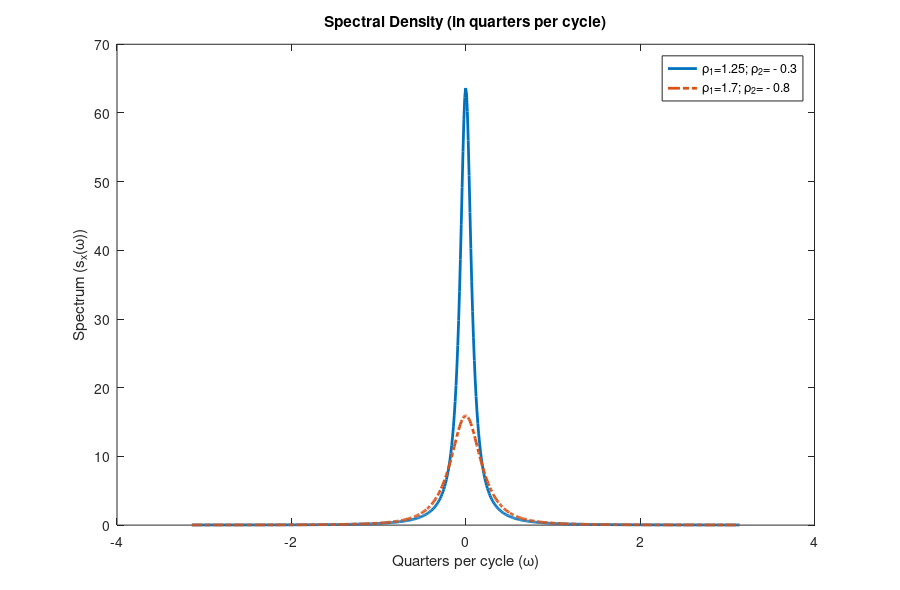
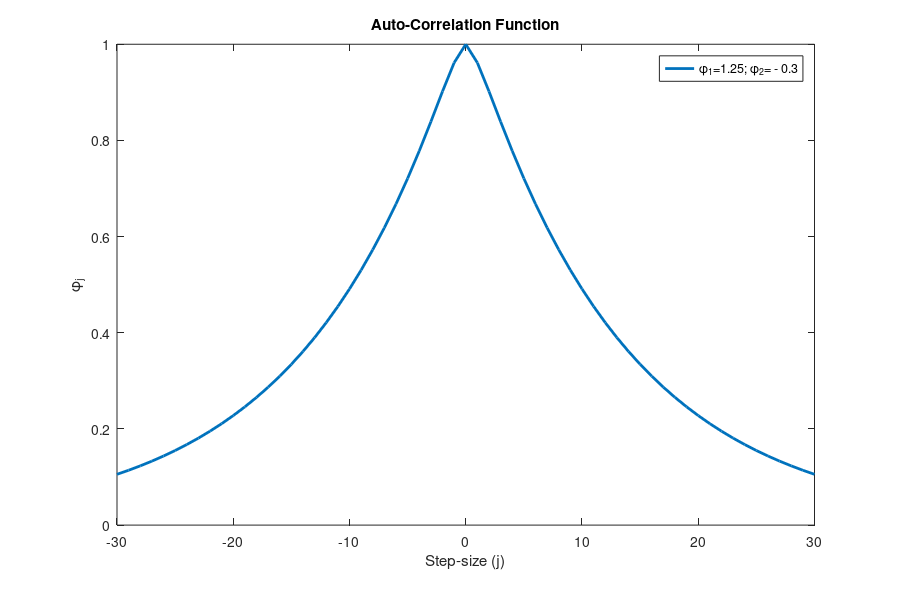
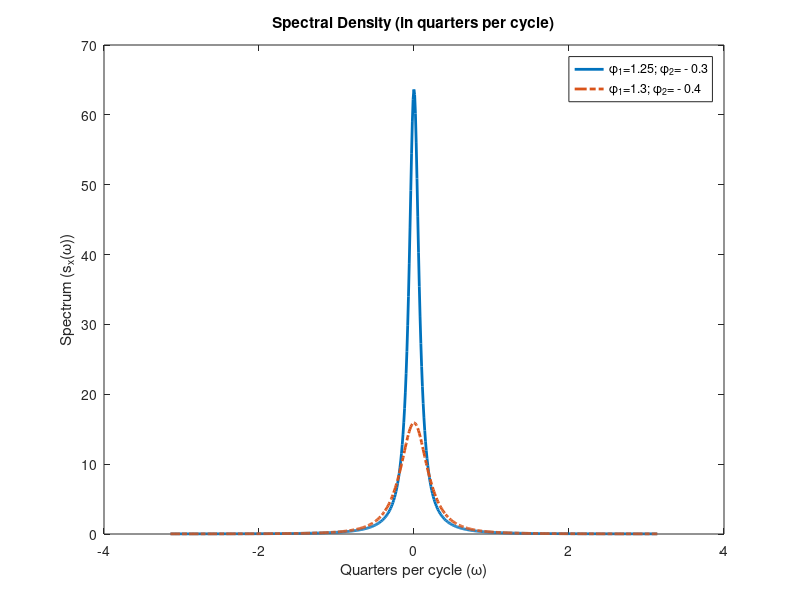

These charts were generated, in order, by the following MATLAB code:

cd('/home/octavio/Documentos/Analisis Espectral/Matlab')

clc; clear all;
close all;
%% Calibracion
omega = [-pi:0.01:pi];
i     = sqrt(-1);

%% Coeficiente del AR(2)
rho_1=[1.25,1.3];
rho_2=[-0.3,-0.4];
 
for l=1:2 
    for j=1:length(omega)
        spectrum(l,j)=1/(2*pi*(1-rho_1(l)*exp(-i*omega(j))-rho_2(l)*exp(-2*i*omega(j)))...
            *(1-rho_1(l)*exp(i*omega(j))-rho_2(l)*exp(2*i*omega(j))));
    end
end


figure(1)
plot(omega,spectrum(1,:),'LineWidth',2)
hold on
plot(omega,spectrum(2,:),'-.','LineWidth',2)
title('Spectral Density (in quarters per cycle)')
xlabel('Quarters per cycle (\omega)');
ylabel('Spectrum (s_x(\omega))');
legend('\phi_1=1.25; \phi_2= - 0.3','\phi_1=1.3; \phi_2= - 0.4')
x0      = 0.15
y0      = 0.2
width   = 9
height  = 5.9
figure('Units','inches','Position',[x0 y0 width height],'PaperPositionMode','auto','PaperSize',[width (height-0.5)]);
plot(omega,spectrum(1,:),'LineWidth',2)
hold on
plot(omega,spectrum(2,:),'-.','LineWidth',2)
title('Spectral Density (in quarters per cycle)')
ylabel('Spectrum (s_x(\omega))'); 
xlabel('Quarters per cycle (\omega)');
legend('\rho_1=1.25; \rho_2= - 0.3','\rho_1=1.7; \rho_2= - 0.8');
print('Graph1', '-dpdf', '-r0');

%% Autocovarianzas y autocorrelaciones
jgrid = [-30:1:30];
for n=1:2
    for k = 1:length(jgrid)
        j = jgrid(k);
 %       tmp = zeros(omega,1);
        for m = 1:length(omega)
            w_m = omega(m);
            tmp2(n,m) = exp(i*w_m*j)*spectrum(n,m);
        end
        covars(n,k) = sum(tmp2(n,:));
    end
    for k = 1:size(jgrid,2)
        j = jgrid(k);
        corrs(n,k) = covars(n,k)/covars(jgrid==0);
    end
end


figure(2)
plot(jgrid,corrs(1,:),'LineWidth',2)
title('Auto-Correlation Function')
xlabel('Step-size (j)');
ylabel('\rho_j');
legend('\phi_1=1.25; \phi_2= - 0.3')    % eliminar


x0      = 0.15
y0      = 0.2
width   = 9
height  = 5.9
figure('Units','inches','Position',[x0 y0 width height],'PaperPositionMode','auto','PaperSize',[width (height-0.5)]);
plot(jgrid,corrs(1,:),'LineWidth',2)
%hold on
%plot(jgrid,corrs(2,:),'-.','LineWidth',2)
title('Auto-Correlation Function')
xlabel('Step-size (j)');
ylabel('\phi_j');
legend('\phi_1=1.25; \phi_2= - 0.3')
%legend('\rho_1=1.25; \rho_2= - 0.3','\rho_1=1.7; \rho_2= - 0.8')
print('Graph2', '-dpdf', '-r0');















